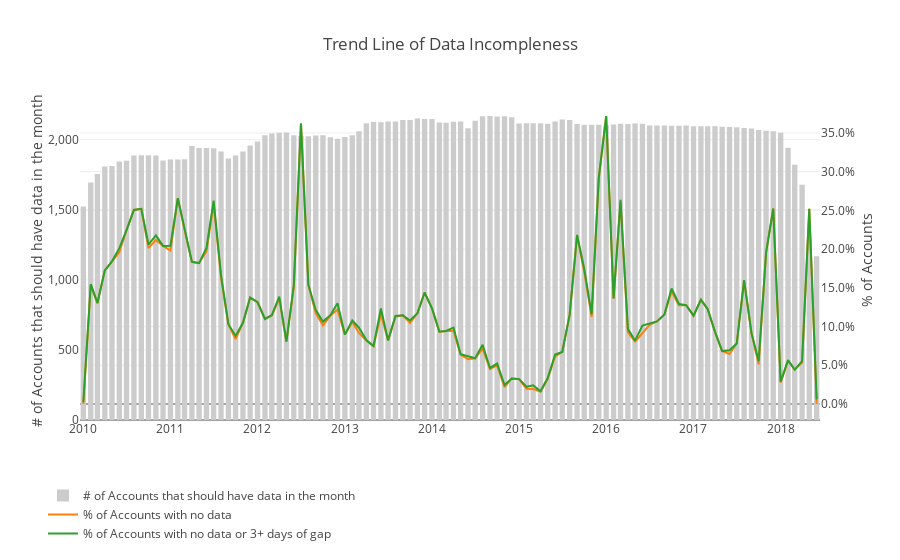

Notebook source saved alongside this figure:
### Code cell
# Create a trace
trace1 = go.Bar(
    x = df_data_completeness_by_month.Revenue_Month,
    y = df_data_completeness_by_month.meters_count,
    name = '# of Accounts that should have data in the month', 
    marker=dict(
        color='rgba(204,204,204,1)'
    ),
    yaxis= 'y'
)

trace2 = go.Scatter(
    x = df_data_completeness_by_month.Revenue_Month,
    y = 1 - df_data_completeness_by_month.meter_with_data_perc,
    name = '% of Accounts with no data',
    yaxis = 'y2'
)

trace3 = go.Scatter(
    x = df_data_completeness_by_month.Revenue_Month,
    y = df_data_completeness_by_month.meter_gaps_days_perc,
    name = '% of Accounts with no data or 3+ days of gap', 
    yaxis= 'y2'
)

data = [trace1, trace2, trace3]

layout = go.Layout(
    title='Trend Line of Data Incompleness',
    yaxis=dict(
        title='# of Accounts that should have data in the month',
        tickformat=",",
    ),
    yaxis2=dict(
        title='% of Accounts',
        tickformat=".1%",
        side='right',
        overlaying='y',
    ), 
    legend=dict(x = -0.05, y= -0.4)
)
fig = go.Figure(data=data, layout=layout)
iplot(fig)
